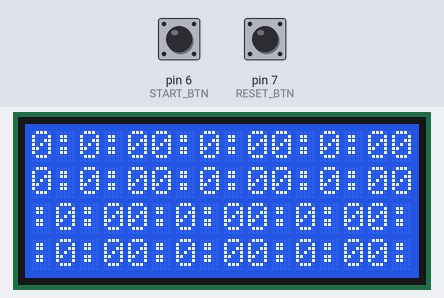
A sketch run on a simulated Arduino Uno, built with avr-gcc and run on an emulated ATmega328P. Shown: 16×4 character LCD. The test bench sets the inputs (shaded band); at power-on: pin 6 (START_BTN) HIGH, pin 7 (RESET_BTN) HIGH. What the sketch prints to the serial monitor is not drawn.

Above: at 1.2 s.
1.3 s: pin 6 (START_BTN) pulled LOW for 0.15 s
At 1.52 s:
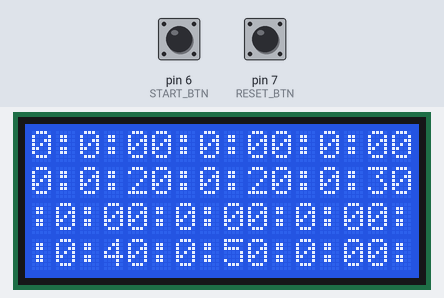
2.0 s: pin 7 (RESET_BTN) pulled LOW for 0.15 s
At 3.0 s:
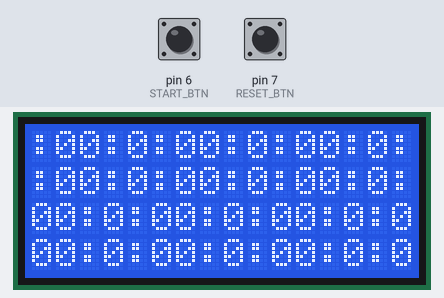
3.6 s: pin 6 (START_BTN) pulled LOW for 1 s
At 3.82 s:
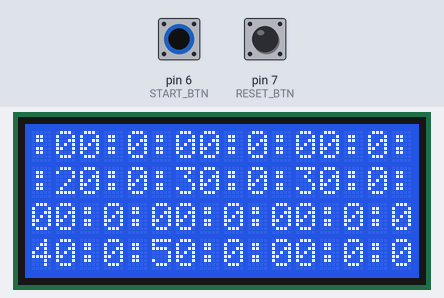
5.2 s: pin 7 (RESET_BTN) pulled LOW for 1 s
At 5.6 s:
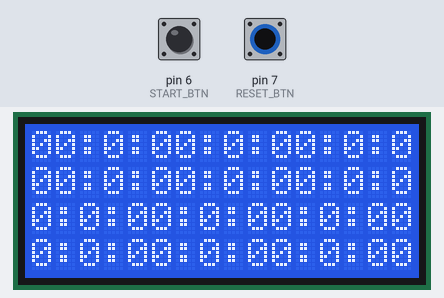
Timing chart, 0 to 8.2 s (numbered marks = the images above; inputs shaded):
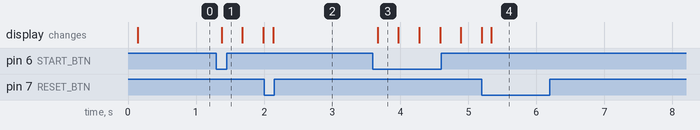

Measured:
- after the input at 1.3 s, the display: changes after 0.08 s (image 1)
- after the input at 3.6 s, the display: changes after 0.07 s (image 3)

The sketch:

B9.ino
```cpp
#include <Bounce2.h>
#include <LiquidCrystal_I2C.h>
#include <String.h>

#define MAX_TIME 10 * 60 * 1000

#define START_BTN 6
#define RESET_BTN 7

LiquidCrystal_I2C lcd(0x27, 16, 4);
Bounce start = Bounce();
Bounce restart = Bounce();

bool start_counting = false;
unsigned long start_time, stop_time;

void reset(){
  start_time = stop_time = 0;
  start_counting = false;
}

void printTime(unsigned long time1, unsigned long time2) {
  unsigned long time3 = time2 - time1;
  int min = time3 / 1000 / 60;
  int sec = time3 / 1000 - min * 60;
  int mil = (time3 % 1000) / 10;
  String s_time = String(min) + ":" + String(sec) + ":" + String(mil);
  lcd.print(s_time);
  Serial.println(s_time);
  //Serial.println(time3);
}

void setup() {
  pinMode(START_BTN, INPUT_PULLUP);
  pinMode(RESET_BTN, INPUT_PULLUP);

  start.attach(START_BTN);
  start.interval(10);

  restart.attach(RESET_BTN);
  restart.interval(10);

  lcd.begin();
  lcd.backlight();

  Serial.begin(9600);

  reset();
}

void loop() {
  start.update();
  restart.update();

  if(restart.fell() || millis() - start_time > MAX_TIME){
    reset();
  }

  if(start.fell()) {
    if(!start_counting){
      start_counting = true;
      start_time = millis();
    }
    else {
      start_counting = false;
      stop_time = millis();
    }
  }

  printTime(start_time, start_counting ? millis() : stop_time);
}
```
